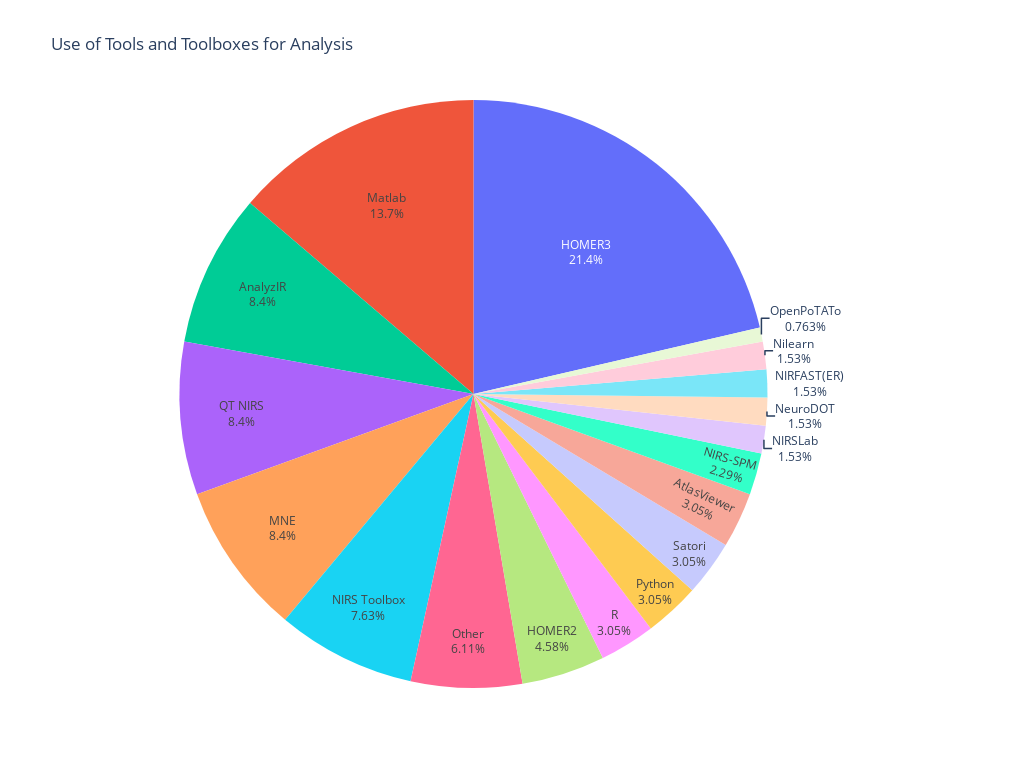

Notebook cell for this chart:
### Markdown cell above
**Plot Toolbox Statistics**

### Code cell
# create distinct entries (rows) for each item in a list of items separated by commas
df_sig_tb = df_siganalysis['Toolbox used']
df_sig_tb = df_sig_tb.apply(lambda x: x.split(','))
df_sig_tb = df_sig_tb.explode('Toolbox used')

# Calculate relative frequencies
df_sig_tb_counts = pd.Series(df_sig_tb).value_counts(normalize=True)

# Create the pie chart
fig = go.Figure(data=go.Pie(
    labels=df_sig_tb_counts.index,
    values=df_sig_tb_counts.values,
    textinfo='percent+label',
    textposition='auto'
))

# Set the layout
fig.update_layout(
    title='Use of Tools and Toolboxes for Analysis',
    height=768,
    width=1024,
    showlegend=False
)

# Show the chart
fig.show()
# Save the chart
plot(fig, filename='figs/pie_AnalysisToolboxes.html')

### Figure 1 — Plotly figure (JSON) as saved in the notebook; plotly's stock layout.template omitted (floating-point values rounded to 4 significant figures)
{"data": [{"labels": ["HOMER3", "Matlab", "AnalyzIR", "QT NIRS", "MNE", "NIRS Toolbox", "Other", "HOMER2", "R", "Python", "Satori", "AtlasViewer", "NIRS-SPM", "NIRSLab", "NeuroDOT", "NIRFAST(ER)", "Nilearn", "OpenPoTATo"], "textinfo": "percent+label", "textposition": "auto", "type": "pie", "values": [0.2137, 0.1374, 0.08397, 0.08397, 0.08397, 0.07634, 0.06107, 0.0458, 0.03053, 0.03053, 0.03053, 0.03053, 0.0229, 0.01527, 0.01527, 0.01527, 0.01527, 0.007634]}], "layout": {"height": 768, "showlegend": false, "title": {"text": "Use of Tools and Toolboxes for Analysis"}, "width": 1024}}
